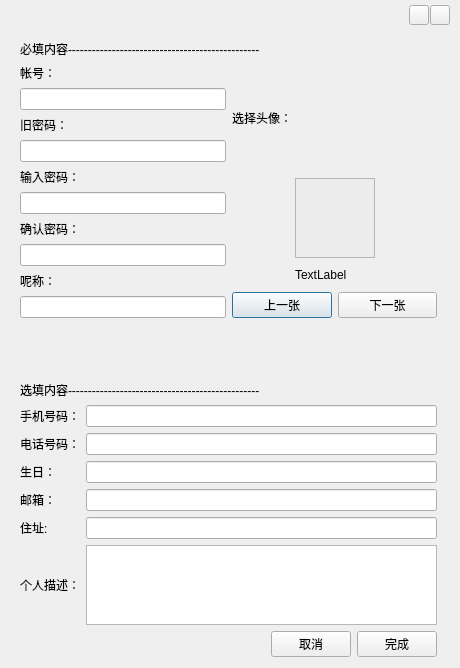
<?xml version="1.0" encoding="UTF-8"?>
<ui version="4.0">
 <class>CPrivateInfo</class>
 <widget class="QDialog" name="CPrivateInfo">
  <property name="geometry">
   <rect>
    <x>0</x>
    <y>0</y>
    <width>460</width>
    <height>668</height>
   </rect>
  </property>
  <property name="windowTitle">
   <string>Dialog</string>
  </property>
  <widget class="QWidget" name="layoutWidget">
   <property name="geometry">
    <rect>
     <x>20</x>
     <y>40</y>
     <width>417</width>
     <height>617</height>
    </rect>
   </property>
   <layout class="QVBoxLayout" name="verticalLayout_3">
    <item>
     <layout class="QGridLayout" name="gridLayout_3">
      <item row="0" column="0" colspan="2">
       <widget class="QLabel" name="label">
        <property name="text">
         <string>必填内容------------------------------------------------</string>
        </property>
       </widget>
      </item>
      <item row="1" column="0">
       <layout class="QVBoxLayout" name="verticalLayout">
        <item>
         <widget class="QLabel" name="LoginLabel">
          <property name="text">
           <string>帐号：</string>
          </property>
         </widget>
        </item>
        <item>
         <widget class="QLineEdit" name="accountLineEdit"/>
        </item>
        <item>
         <widget class="QLabel" name="label_2">
          <property name="text">
           <string>旧密码：</string>
          </property>
         </widget>
        </item>
        <item>
         <widget class="QLineEdit" name="passwordLineEdit"/>
        </item>
        <item>
         <widget class="QLabel" name="label_10">
          <property name="text">
           <string>输入密码：</string>
          </property>
         </widget>
        </item>
        <item>
         <widget class="QLineEdit" name="passwordLineEdit_2"/>
        </item>
        <item>
         <widget class="QLabel" name="label_3">
          <property name="text">
           <string>确认密码：</string>
          </property>
         </widget>
        </item>
        <item>
         <widget class="QLineEdit" name="confirmPwdLineEdit"/>
        </item>
        <item>
         <widget class="QLabel" name="label_4">
          <property name="text">
           <string>呢称：</string>
          </property>
         </widget>
        </item>
        <item>
         <widget class="QLineEdit" name="nicknameLineEdit"/>
        </item>
       </layout>
      </item>
      <item row="1" column="1">
       <layout class="QGridLayout" name="gridLayout_2">
        <item row="0" column="0" colspan="2">
         <widget class="QLabel" name="label_11">
          <property name="text">
           <string>选择头像：</string>
          </property>
         </widget>
        </item>
        <item row="2" column="0" colspan="3">
         <layout class="QHBoxLayout" name="horizontalLayout">
          <item>
           <widget class="QPushButton" name="pastButton">
            <property name="text">
             <string>上一张</string>
            </property>
           </widget>
          </item>
          <item>
           <widget class="QPushButton" name="nextButton">
            <property name="text">
             <string>下一张</string>
            </property>
           </widget>
          </item>
         </layout>
        </item>
        <item row="1" column="0">
         <spacer name="horizontalSpacer">
          <property name="orientation">
           <enum>Qt::Horizontal</enum>
          </property>
          <property name="sizeHint" stdset="0">
           <size>
            <width>40</width>
            <height>20</height>
           </size>
          </property>
         </spacer>
        </item>
        <item row="1" column="2">
         <spacer name="horizontalSpacer_2">
          <property name="orientation">
           <enum>Qt::Horizontal</enum>
          </property>
          <property name="sizeHint" stdset="0">
           <size>
            <width>40</width>
            <height>20</height>
           </size>
          </property>
         </spacer>
        </item>
        <item row="1" column="1">
         <layout class="QVBoxLayout" name="verticalLayout_2">
          <item>
           <widget class="QFrame" name="avatarFrame">
            <property name="minimumSize">
             <size>
              <width>80</width>
              <height>80</height>
             </size>
            </property>
            <property name="maximumSize">
             <size>
              <width>80</width>
              <height>80</height>
             </size>
            </property>
            <property name="frameShape">
             <enum>QFrame::StyledPanel</enum>
            </property>
            <property name="frameShadow">
             <enum>QFrame::Raised</enum>
            </property>
            <widget class="QGroupBox" name="groupBox">
             <property name="geometry">
              <rect>
               <x>-51</x>
               <y>-41</y>
               <width>181</width>
               <height>161</height>
              </rect>
             </property>
             <property name="title">
              <string>GroupBox</string>
             </property>
            </widget>
           </widget>
          </item>
          <item>
           <widget class="QLabel" name="avatarLabel">
            <property name="text">
             <string>TextLabel</string>
            </property>
           </widget>
          </item>
         </layout>
        </item>
       </layout>
      </item>
     </layout>
    </item>
    <item>
     <spacer name="verticalSpacer">
      <property name="orientation">
       <enum>Qt::Vertical</enum>
      </property>
      <property name="sizeHint" stdset="0">
       <size>
        <width>356</width>
        <height>5</height>
       </size>
      </property>
     </spacer>
    </item>
    <item>
     <layout class="QGridLayout" name="gridLayout">
      <item row="7" column="1">
       <widget class="QTextEdit" name="aboutTextEdit">
        <property name="minimumSize">
         <size>
          <width>0</width>
          <height>0</height>
         </size>
        </property>
        <property name="maximumSize">
         <size>
          <width>16777215</width>
          <height>80</height>
         </size>
        </property>
       </widget>
      </item>
      <item row="0" column="0" colspan="2">
       <widget class="QLabel" name="label_5">
        <property name="text">
         <string>选填内容------------------------------------------------</string>
        </property>
       </widget>
      </item>
      <item row="1" column="1">
       <widget class="QLineEdit" name="mobileNumLineEdit"/>
      </item>
      <item row="2" column="0">
       <widget class="QLabel" name="label_7">
        <property name="text">
         <string>电话号码：</string>
        </property>
       </widget>
      </item>
      <item row="1" column="0">
       <widget class="QLabel" name="label_6">
        <property name="text">
         <string>手机号码：</string>
        </property>
       </widget>
      </item>
      <item row="2" column="1">
       <widget class="QLineEdit" name="phoneNumLineEdit"/>
      </item>
      <item row="7" column="0">
       <widget class="QLabel" name="label_12">
        <property name="text">
         <string>个人描述：</string>
        </property>
       </widget>
      </item>
      <item row="3" column="0">
       <widget class="QLabel" name="label_8">
        <property name="text">
         <string>生日：</string>
        </property>
       </widget>
      </item>
      <item row="6" column="1">
       <widget class="QLineEdit" name="cityLineEdit"/>
      </item>
      <item row="3" column="1">
       <widget class="QLineEdit" name="birthdayLineEdit"/>
      </item>
      <item row="6" column="0">
       <widget class="QLabel" name="label_9">
        <property name="text">
         <string>住址:</string>
        </property>
       </widget>
      </item>
      <item row="4" column="1">
       <widget class="QLineEdit" name="birthdayLineEdit_2"/>
      </item>
      <item row="4" column="0">
       <widget class="QLabel" name="label_13">
        <property name="text">
         <string>邮箱：</string>
        </property>
       </widget>
      </item>
     </layout>
    </item>
    <item>
     <layout class="QHBoxLayout" name="horizontalLayout_2">
      <item>
       <spacer name="horizontalSpacer_3">
        <property name="orientation">
         <enum>Qt::Horizontal</enum>
        </property>
        <property name="sizeHint" stdset="0">
         <size>
          <width>40</width>
          <height>20</height>
         </size>
        </property>
       </spacer>
      </item>
      <item>
       <widget class="QPushButton" name="quitPushButton">
        <property name="text">
         <string>取消</string>
        </property>
       </widget>
      </item>
      <item>
       <widget class="QPushButton" name="pb_confirm">
        <property name="text">
         <string>完成</string>
        </property>
       </widget>
      </item>
     </layout>
    </item>
   </layout>
  </widget>
  <widget class="QPushButton" name="pb_close">
   <property name="geometry">
    <rect>
     <x>430</x>
     <y>5</y>
     <width>20</width>
     <height>20</height>
    </rect>
   </property>
   <property name="text">
    <string/>
   </property>
  </widget>
  <widget class="QLabel" name="lb_top">
   <property name="geometry">
    <rect>
     <x>0</x>
     <y>0</y>
     <width>461</width>
     <height>31</height>
    </rect>
   </property>
   <property name="text">
    <string/>
   </property>
  </widget>
  <widget class="QPushButton" name="pb_min">
   <property name="geometry">
    <rect>
     <x>409</x>
     <y>5</y>
     <width>20</width>
     <height>20</height>
    </rect>
   </property>
   <property name="text">
    <string/>
   </property>
  </widget>
  <zorder>lb_top</zorder>
  <zorder>layoutWidget</zorder>
  <zorder>pb_close</zorder>
  <zorder>pb_min</zorder>
 </widget>
 <resources/>
 <connections/>
</ui>
